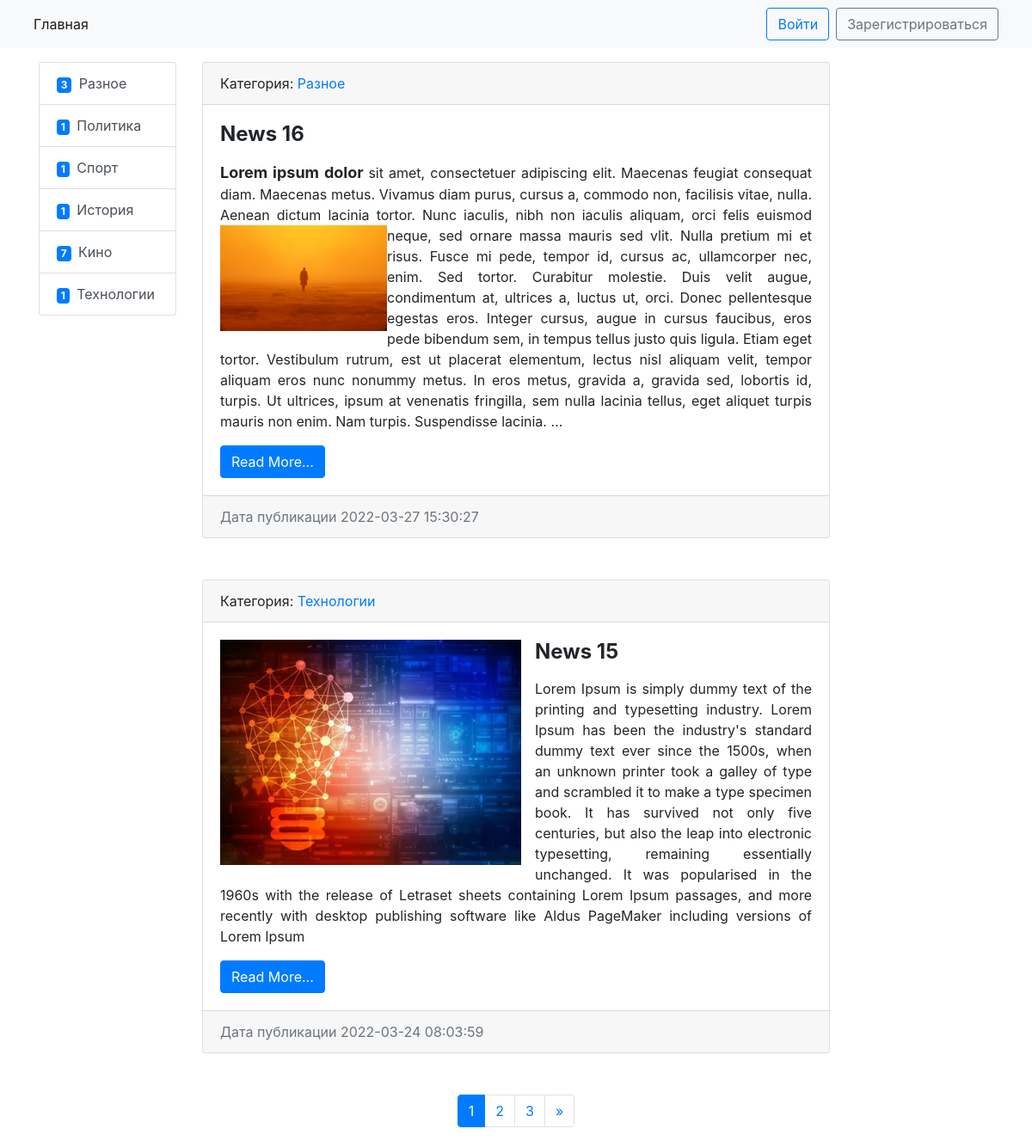
The page / on the database its author committed.
### news/models.py (models this page shows, shortened)
class Category(models.Model):
    title = models.CharField(max_length=150, db_index=True, verbose_name='Наименование категории')
    def get_absolute_url(self):
        return reverse('category', kwargs={'category_id': self.pk})
    def __str__(self):
        return self.title
    class Meta:
        verbose_name = 'Категория'
        verbose_name_plural = 'Категории'
        ordering = ['id',]

class News(models.Model):
    title = models.CharField(max_length=150, verbose_name='Наименование')
    content = models.TextField(max_length=10000, blank=True, verbose_name='Содержание')
    created_at = models.DateTimeField(auto_now_add=True, verbose_name='Дата создания')
    updated_at = models.DateTimeField(auto_now=True, verbose_name='Дата обновления')
    photo = models.ImageField(upload_to='photos/%Y/%m/%d', blank=True, verbose_name='Фото')
    is_published = models.BooleanField(default=True, verbose_name='Опубликовано')
    category = models.ForeignKey('Category', on_delete=models.PROTECT, verbose_name='Категория', default='1', related_name='news')
    def get_absolute_url(self):
        return reverse('view_news', kwargs={'pk': self.pk})
    class Meta:
        verbose_name = 'Новость'
        verbose_name_plural = 'Новости'
        ordering = ['-created_at', 'title']

### news/views.py (the view)
# urls.py: path('', NewsView.as_view(), name='home'),
class NewsView(MyMixin, ListView):
    model = News
    template_name = 'news/index.html'
    context_object_name = 'news'
    paginate_by = 2
    def get_context_data(self, **kwargs):
        context = super().get_context_data(**kwargs)
        context['title'] = 'Список новостей'
        return context
    def get_queryset(self):
        return News.objects.filter(is_published=True).select_related('category')

### news/templatetags/news_tags.py (called while the page is built)
@register.inclusion_tag('news/list_categories.html')
def show_categories():
    category = Category.objects.filter(news__is_published=True).annotate(count=Count('news')).filter(count__gt=0)
    return {"categories": category}

### templates/news/index.html (shortened to what this page needs)
{% extends 'base.html' %}
{% block sidebar %}
    {% include "inc/_sidebar.html" %}
{% endblock sidebar %}
{% block content %}
    {% for item in news %}
        <div class="card mb-5">
            <div class="card-header">Категория: <a href="{{ item.category.get_absolute_url }}">{{item.category}}</a></div>
            <div class="card-body">
                {% if item.photo %}
                    <img src="{{ item.photo.url }}" alt="" width="350" class='mr-3 float-left'>
                {% endif %}
                <h4 class="card-title"><b>{{ item.title }}</b></h4>
                <p class="card-text">{{ item.content|safe|linebreaks|truncatewords:150 }}</p>
                <a href="{{ item.get_absolute_url }}" class="btn btn-primary">Read More...</a>
            </div>
            <div class="card-footer text-end text-muted">
                Дата публикации {{ item.created_at| date:"Y-m-d H:i:s" }}
            </div>
        </div>
    {% empty %}
        <div class="jumbotron jumbotron-fluid mt-5">
            <div class="container">
                <h1 class="display-4 text-center">Информация не найдено</h1>
            </div>
        </div>
    {% endfor %}
{% endblock content %}

### templates/base.html (shortened to what this page needs)
{% load static %}
<!doctype html>
<html lang="en">
    <head>
        <link rel="stylesheet" href="{% static 'bootstrap/css/bootstrap.css' %}">
        <link rel="stylesheet" href="{% static 'css/style.css' %}">
    </head>
    <body>
        {% include 'inc/_nav.html' %}
        <div class="container mt-3">
            <div class="row">
                {% block side_wrapper %}
                    <div class="col-md-2">
                        {% block sidebar %}
                        {% endblock sidebar %}
                    </div>
                {% endblock side_wrapper %}
                {% block content_wrapper %}
                    <div class="col-md-8">
                    {% block content %}{% endblock content%}
                    {% if  page_obj.has_other_pages %}
                        <div class="row justify-content-center">
                            <ul class="pagination">
                                {% for p in  page_obj.paginator.page_range %}
                                    {% if page_obj.number == p %}
                                        <li class="page-item active" aria-current="page">
                                            <a class="page-link" href="#">{{p}}</a>
                                        </li>
                                    {% elif p > page_obj.number|add:-3 and p < page_obj.number|add:3 %}
                                        <li class="page-item">
                                            <a class="page-link" href="?page={{ p }}">{{p}}</a>
                                        </li>
                                    {% endif %}
                                {% endfor %}
                                {% if page_obj.has_next %}
                                    <li class="page-item">
                                        <a class="page-link" href="?page={{ page_obj.next_page_number }}" aria-label="Next">
                                            <span aria-hidden="true">&raquo;</span>
                                        </a>
                                    </li>
                                {% endif %}
                            </ul>
                        </div>
                    {% endif %}
                </div>
                {% endblock content_wrapper %}
            </div>
        </div>
    </body>
</html>

### templates/inc/_nav.html (shortened to what this page needs)
<nav class="navbar navbar-expand-lg navbar-light bg-light">
    <div class="container-fluid">
        <div class="collapse navbar-collapse" id="navbarText">
            <ul class="navbar-nav me-auto mb-2 mb-lg-0">
                <li class="nav-item">
                    <a class="nav-link active mr-5" aria-current="page" href="{% url 'home' %}">Главная</a>
                </li>
            </ul>
        </div>
        {% if request.user.is_authenticated %}
            <b>{{ user.username }}</b>
            <form action="{% url 'logout' %}">
                <button class="btn btn-outline-secondary mr-2 ml-4">Выйти</button>
            </form>
        {% else %}
            <form action="{% url 'login' %}">
                <button class="btn btn-outline-primary mr-2">Войти</button>
            </form>
            <form action="{% url 'register' %}">
                <button class="btn btn-outline-secondary mr-2">Зарегистрироваться</button>
            </form>
        {% endif %}
  </div>
</nav>

### templates/inc/_sidebar.html (shortened to what this page needs)
{% load news_tags %}
{% show_categories %}

### templates/news/list_categories.html
<div class="list-group" >
    {% for item in categories %}
    <a href="{{ item.get_absolute_url }}" class="list-group-item list-group-item-action">
        <span class="badge badge-primary mr-1">{{ item.count }}</span>
        {{ item.title }}
    </a>
    {% endfor %}
</div>

### rows shown on the page
Category: count "3", title "Разное"
Category: count "1", title "Политика"
Category: count "1", title "Спорт"
Category: count "1", title "История"
Category: count "7", title "Кино"
Category: count "1", title "Технологии"
News: category "Разное", title "News 16", content "Lorem ipsum dolor sit amet, consectetuer adipiscing elit. Maecenas feugiat consequat diam. Maecenas metus. Vivamus diam purus, cursus a, commodo non, facilisis vitae, nulla. Aenean dictum lacinia tortor. Nunc iaculis, nibh non iaculis aliquam, orci felis euismod neque, sed ornare massa mauris sed vlit. Nulla pretium mi et risus. Fusce mi pede, tempor id, cursus ac, ullamcorper nec, enim. Sed tortor. Curabitur molestie. Duis velit augue, condimentum at, ultrices a, luctus ut, orci. Donec pellentesque egestas eros. Integer cursus, augue in cursus faucibus, eros pede bibendum sem, in tempus tellus justo quis ligula. Etiam eget tortor. Vestibulum rutrum, est ut placerat elementum, lectus nisl…", content (picture), created_at "2022-03-27 15:30:27"
News: category "Технологии", photo (picture), title "News 15", content "Lorem Ipsum is simply dummy text of the printing and typesetting industry. Lorem Ipsum has been the industry's standard dummy text ever since the 1500s, when an unknown printer took a galley of type and scrambled it to make a type specimen book. It has survived not only five centuries, but also the leap into electronic typesetting, remaining essentially unchanged. It was popularised in the 1960s with the release of Letraset sheets containing Lorem Ipsum passages, and more recently with desktop publishing software like Aldus PageMaker including versions of Lorem Ipsum", created_at "2022-03-24 08:03:59"

### other values the page prints
{{ p }} "1"
{{ p }} "2" "3"
